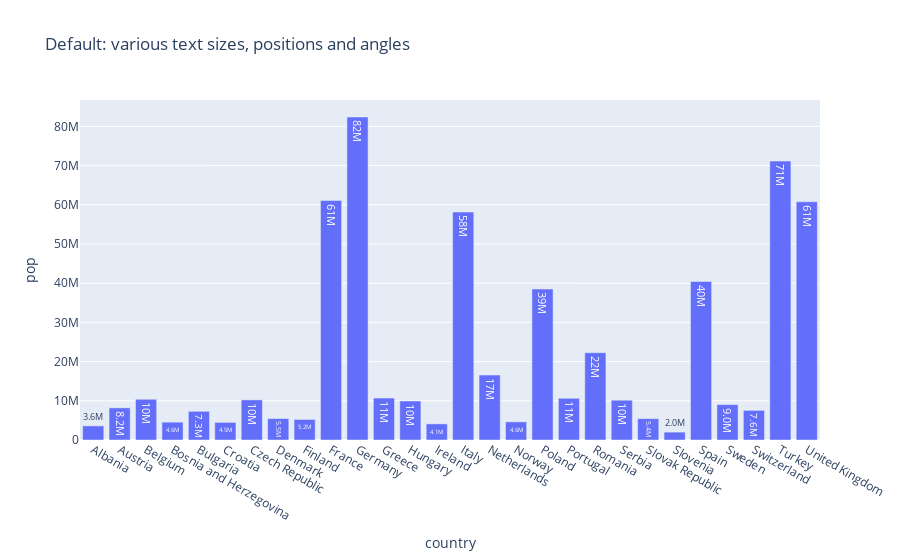

Notebook code for this chart:
### Code cell
import plotly.express as px
import nbformat
df = px.data.gapminder().query("continent == 'Europe' and year == 2007 and pop > 2.e6")
fig = px.bar(df, y='pop', x='country', text_auto='.2s',
            title="Default: various text sizes, positions and angles")
fig.show()

### Figure 1 — Plotly figure (JSON) as saved in the notebook; plotly's stock layout.template omitted (floating-point values rounded to 4 significant figures)
{"data": [{"alignmentgroup": "True", "hovertemplate": "country=%{x}<br>pop=%{y}<extra></extra>", "legendgroup": "", "marker": {"color": "#636efa", "pattern": {"shape": ""}}, "name": "", "offsetgroup": "", "orientation": "v", "showlegend": false, "textposition": "auto", "texttemplate": "%{y:.2s}", "type": "bar", "x": ["Albania", "Austria", "Belgium", "Bosnia and Herzegovina", "Bulgaria", "Croatia", "Czech Republic", "Denmark", "Finland", "France", "Germany", "Greece", "Hungary", "Ireland", "Italy", "Netherlands", "Norway", "Poland", "Portugal", "Romania", "Serbia", "Slovak Republic", "Slovenia", "Spain", "Sweden", "Switzerland", "Turkey", "United Kingdom"], "xaxis": "x", "y": [3600523, 8199783, 10392226, 4552198, 7322858, 4493312, 10228744, 5468120, 5238460, 61083916, 82400996, 10706290, 9956108, 4109086, 58147733, 16570613, 4627926, 38518241, 10642836, 22276056, 10150265, 5447502, 2009245, 40448191, 9031088, 7554661, 71158647, 60776238], "yaxis": "y"}], "layout": {"barmode": "relative", "legend": {"tracegroupgap": 0}, "title": {"text": "Default: various text sizes, positions and angles"}, "xaxis": {"anchor": "y", "domain": [0, 1], "title": {"text": "country"}}, "yaxis": {"anchor": "x", "domain": [0, 1], "title": {"text": "pop"}}}}
